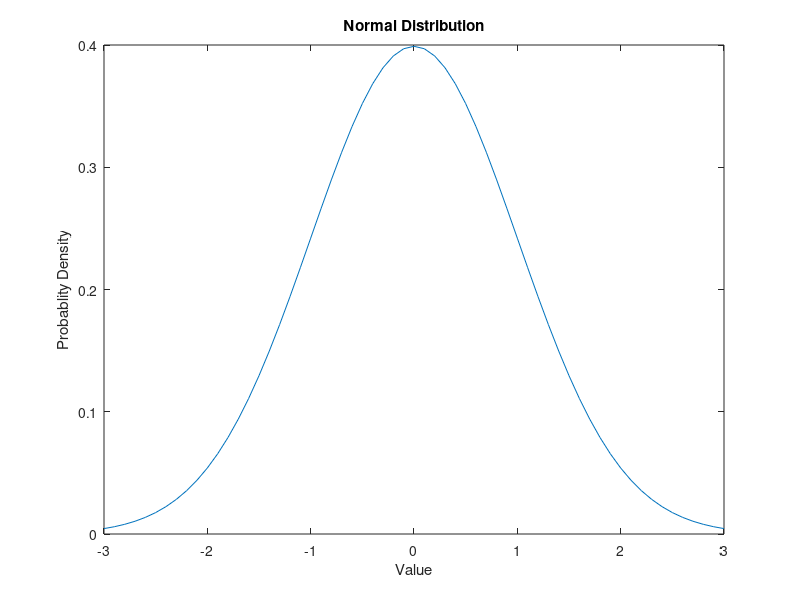

Write MATLAB code to recreate this figure.
%Parameters
mu = 0; %Mean
sigma=1; %Standard Deviation

%Generate a normal distribution
x=-3*sigma:0.1:3*sigma;
y=normpdf(x,mu,sigma);

%Plot
figure;
plot(x,y);
title('Normal Distribution');
xlabel('Value');
ylabel('Probablity Density');